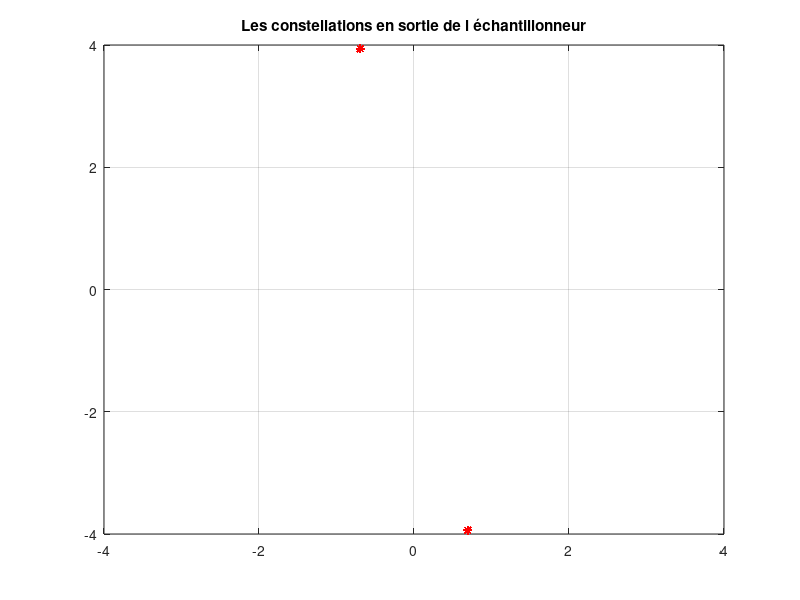
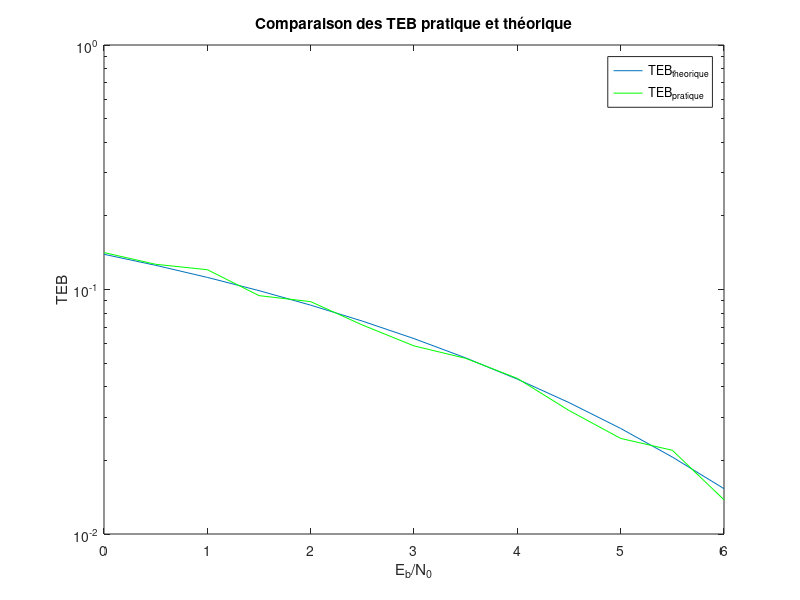
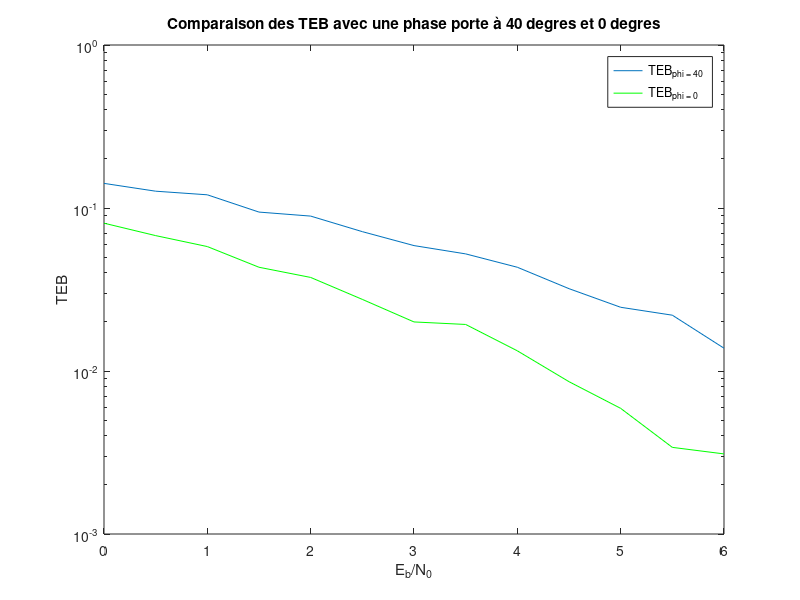
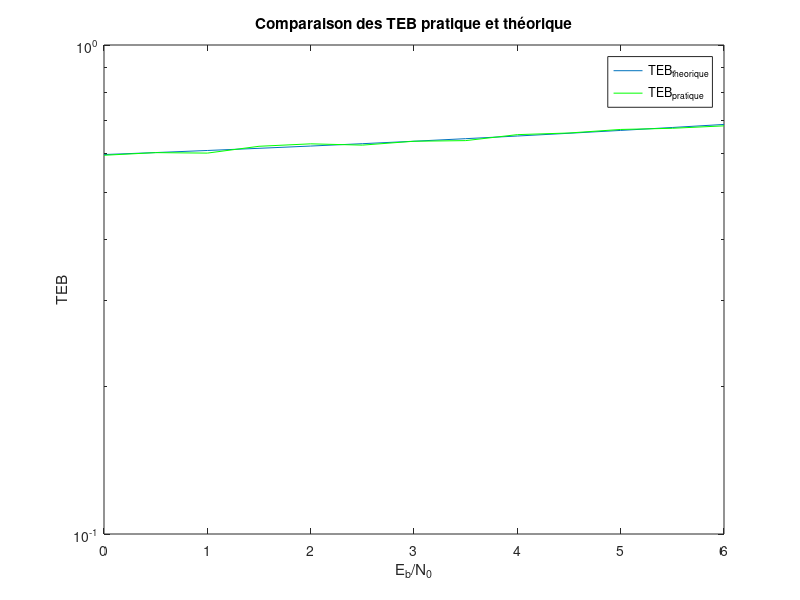

The MATLAB source for these figures, in order: (Note: this script raises an error after producing the figures.)

%% Implantation de chaine passe-bas  ́equivalente `a la chaine de transmission sur porteuse
clear all 
close all

% Données 

% Fréquence d'echantillonnage
Fe = 24000; % Hz
Te = 1/Fe;



% nombre de symbole
M = 2; % ordre de modulation
nb_sym = log2(M);

% Débit binaire 
Rb = 6000; % bits/s

Tb = 1/Rb; 

% la durée symbole
Ts = nb_sym*Tb; 

% Facteur de suréchantillonage 
Ns = Ts/Te;



%% 

% Construction du signal modulé
% Signal a transmettre 
taille = 10000; %le nombre de bits qu'on ve transmettre
transmettre = randi(0:1,1,taille); %génére aléatoirement taille bits


% - Mapping : symboles binaires a moyenne nulle.
transmettre_1 = 2*transmettre; 
transmettre_1 = transmettre_1 -1; % les 1 deviennent des 1 et les 0 deviennent des -1 
mat = zeros(1,Ns); 
mat(1)= 1;  % [1 0 0 0 ...] 

transmettre_peigne = kron(transmettre_1, mat ); % une forme de peigne 



% – Filtre de mise en forme rectangulaire de hauteur 1 et de duree  egale a la duree symbole.
porte = ones(1,Ns); % le filtre de mise en forme [ 1 1 1 ...] de taille Ns 
x = filter(porte,1,transmettre_peigne); %le peigne convolué avec le filtre de mise en forme 






%%  Ajout du Bruit 

%Signal a bruit par bit souhaité a l entrée du récepteur Eb/N0
dB = 9;
Eb_N0 = 10^(dB/10);

P_x = mean(abs(x).^2); % Puissance du Signal modulé en fréquence

P_b = (P_x*Ns)/(2*log2(M)*(Eb_N0)); % Puissance du bruit

sigma = sqrt(P_b);
bruit = sigma*randn(1,length(x));

signal_bruite = x + bruit;

x_recu = x;


% la phase porteuse 
phi = deg2rad(100); 
exp_phi = exp(1j*phi);

% erreur de phase 
x_phi = x_recu*exp_phi;


% filtre de reception 

x_choisi = x_phi;

x_chaine1_sortie = filter(porte,1,x_choisi);

% Echantillonnage aux instants optimaux
n0 = 4;
echantillon_chaine1 = x_chaine1_sortie(n0:Ns:end); 




% Les constellations en sortie du mapping et de l’échantillonneur
    figure(42);
    plot(real(echantillon_chaine1), imag(echantillon_chaine1), 'r*');
    axis([-4 4 -4 4]);
    grid on;
    title('Les constellations en sortie de l échantillonneur')
 


   
% Partie Reelle 
echantillon_chaine = real(echantillon_chaine1); 

%Signal en sortie, Decision
bits_sortie_chaine1 = echantillon_chaine > 0; % Si c'est positif c'est un 1, si c'est négatif c'est un 0 

%Calcul taux d'erreur binaire
nb_bits_faux_chaine1 = sum(bits_sortie_chaine1 ~= transmettre );

taux_err_binaire_chaine1 = nb_bits_faux_chaine1/length(transmettre)


%% Tracé de TEB 

TEB_pratique_40 = [];
TEB_theorique_40 = [];
phi = deg2rad(40);
for db = 0:0.5:6
    Eb_N0 = 10^(db/10);
    P_x = mean(abs(x).^2); % Puissance du Signal modulé en fréquence
    P_b = (P_x*Ns)/(2*log2(M)*(Eb_N0)); % Puissance du bruit
    sigma = sqrt(P_b);
    bruit = sigma*randn(1,length(x)) + 1i*sigma*randn(1,length(x));
    % passage dans le canal
    x_bruite = x + bruit;




    % la phase porteuse 
 
exp_phi = exp(1j*phi);

% erreur de phase 
x_phi = x_bruite*exp_phi;


% filtre de reception 

x_choisi = x_phi;

x_chaine1_sortie = filter(porte,1,x_choisi);

% Echantillonnage aux instants optimaux
n0 = 4;
echantillon_chaine_TEB = x_chaine1_sortie(n0:Ns:end); 




% % Les constellations en sortie du mapping et de l’échantillonneur
%     figure();
%     plot(real(echantillon_chaine_TEB), imag(echantillon_chaine_TEB), 'r*');
%     axis([-16 16 -16 16]);
%     grid on;
%     title(['dB = ' num2str(db)]);


   
% Partie Reelle 
echantillon_chaine = real(echantillon_chaine_TEB); 

%Signal en sortie, Decision
bits_sortie_chaine1 = echantillon_chaine > 0; % Si c'est positif c'est un 1, si c'est négatif c'est un 0 

%Calcul taux d'erreur binaire
nb_bits_faux_chaine1 = sum(bits_sortie_chaine1 ~= transmettre );

taux_err_binaire_chaine1 = nb_bits_faux_chaine1/length(transmettre);

    TEB_bis = taux_err_binaire_chaine1;
    TEB_pratique_40 = [TEB_pratique_40 TEB_bis];
    Pb = qfunc(cos(phi)*sqrt(2*Eb_N0)); % calcul de la probabilité d'erreur de bit
    TEB_t = Pb;
    TEB_theorique_40 = [TEB_theorique_40 TEB_t];

end 

figure(50)
semilogy(0:0.5:6,TEB_theorique_40);
hold on;
semilogy(0:0.5:6,TEB_pratique_40,'g');
hold off
xlabel("E_b/N_0")
ylabel("TEB")
legend("TEB_{theorique}","TEB_{pratique}")
title("Comparaison des TEB pratique et théorique")


%% Comparaison TEB avec ( phi = 0 ) et TEB ( phi = 40 );


%% Tracé de TEB avec phi = 0 

TEB_pratique_0 = [];
TEB_theorique_0 = [];
phi = deg2rad(0);
for db = 0:0.5:6
    Eb_N0 = 10^(db/10);
    P_x = mean(abs(x).^2); % Puissance du Signal modulé en fréquence
    P_b = (P_x*Ns)/(2*log2(M)*(Eb_N0)); % Puissance du bruit
    sigma = sqrt(P_b);
    bruit = sigma*randn(1,length(x)) + 1i*sigma*randn(1,length(x));
    % passage dans le canal
    x_bruite = x + bruit;




% la phase porteuse 
 
exp_phi = exp(1j*phi);

% erreur de phase 
x_phi = x_bruite*exp_phi;


% filtre de reception 

x_choisi = x_phi;

x_chaine1_sortie = filter(porte,1,x_choisi);

% Echantillonnage aux instants optimaux
n0 = 4;
echantillon_chaine_TEB = x_chaine1_sortie(n0:Ns:end); 




% % Les constellations en sortie du mapping et de l’échantillonneur
%     figure();
%     plot(real(echantillon_chaine_TEB), imag(echantillon_chaine_TEB), 'r*');
%     axis([-16 16 -16 16]);
%     grid on;
%     title('Les constellations en sortie de l échantillonneur')
 


   
% Partie Reelle 
echantillon_chaine = real(echantillon_chaine_TEB); 

%Signal en sortie, Decision
bits_sortie_chaine1 = echantillon_chaine > 0; % Si c'est positif c'est un 1, si c'est négatif c'est un 0 

%Calcul taux d'erreur binaire
nb_bits_faux_chaine1 = sum(bits_sortie_chaine1 ~= transmettre );

taux_err_binaire_chaine1 = nb_bits_faux_chaine1/length(transmettre);

    TEB_bis = taux_err_binaire_chaine1;
    TEB_pratique_0 = [TEB_pratique_0 TEB_bis];
    Pb = qfunc(cos(phi)*sqrt(2*Eb_N0)); % calcul de la probabilité d'erreur de bit
    TEB_t = Pb;
    TEB_theorique_0 = [TEB_theorique_0 TEB_t];

end 

figure(51)
semilogy(0:0.5:6,TEB_pratique_40);
hold on;
semilogy(0:0.5:6,TEB_pratique_0,'g');
hold off
xlabel("E_b/N_0")
ylabel("TEB")
legend("TEB_{phi = 40}","TEB_{phi = 0}")
title("Comparaison des TEB avec une phase porte à 40 degres et 0 degres")


%% TEB avec phi = 100 

%% Tracé de TEB avec phi = 0 

TEB_pratique_100 = [];
TEB_theorique_100 = [];
phi = deg2rad(100);
for db = 0:0.5:6
    Eb_N0 = 10^(db/10);
    P_x = mean(abs(x).^2); % Puissance du Signal modulé en fréquence
    P_b = (P_x*Ns)/(2*log2(M)*(Eb_N0)); % Puissance du bruit
    sigma = sqrt(P_b);
    bruit = sigma*randn(1,length(x)) + 1i*sigma*randn(1,length(x));
    % passage dans le canal
    x_bruite = x + bruit;




% la phase porteuse 
 
exp_phi = exp(1j*phi);

% erreur de phase 
x_phi = x_bruite*exp_phi;


% filtre de reception 

x_choisi = x_phi;

x_chaine1_sortie = filter(porte,1,x_choisi);

% Echantillonnage aux instants optimaux
n0 = 4;
echantillon_chaine_TEB = x_chaine1_sortie(n0:Ns:end); 




% % Les constellations en sortie du mapping et de l’échantillonneur
%     figure();
%     plot(real(echantillon_chaine_TEB), imag(echantillon_chaine_TEB), 'r*');
%     axis([-16 16 -16 16]);
%     grid on;
%     title('Les constellations en sortie de l échantillonneur')
 


   
% Partie Reelle 
echantillon_chaine = real(echantillon_chaine_TEB); 

%Signal en sortie, Decision
bits_sortie_chaine1 = echantillon_chaine > 0; % Si c'est positif c'est un 1, si c'est négatif c'est un 0 

%Calcul taux d'erreur binaire
nb_bits_faux_chaine1 = sum(bits_sortie_chaine1 ~= transmettre );

taux_err_binaire_chaine1 = nb_bits_faux_chaine1/length(transmettre);

    TEB_bis = taux_err_binaire_chaine1;
    TEB_pratique_100 = [TEB_pratique_100 TEB_bis];
    Pb = qfunc(cos(phi)*sqrt(2*Eb_N0)); % calcul de la probabilité d'erreur de bit
    TEB_t = Pb;
    TEB_theorique_100 = [TEB_theorique_100 TEB_t];

end 

figure(52)
semilogy(0:0.5:6,TEB_theorique_100);
hold on;
semilogy(0:0.5:6,TEB_pratique_100,'g');
hold off
xlabel("E_b/N_0")
ylabel("TEB")
legend("TEB_{theorique}","TEB_{pratique}")
title("Comparaison des TEB pratique et théorique")

figure(55)
semilogy(0:0.5:6,TEB_pratique_100);
hold on;
semilogy(0:0.5:6,TEB_pratique_40,'g');cor
hold on;
semilogy(0:0.5:6,TEB_pratique_0,'r');
hold off
xlabel("E_b/N_0")
ylabel("TEB")
legend("TEB_{phi = 100}","TEB_{phi = 40}","TEB_{phi = 0}")
title("Comparaison des TEB pour phi = 100, 40, 0")

